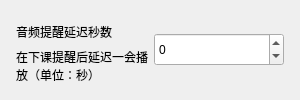
          <widget class="CardWidget" name="CardWidget_24">
           <property name="minimumSize">
            <size>
             <width>0</width>
             <height>70</height>
            </size>
           </property>
           <layout class="QHBoxLayout" name="horizontalLayout_36">
            <property name="leftMargin">
             <number>16</number>
            </property>
            <property name="topMargin">
             <number>16</number>
            </property>
            <property name="rightMargin">
             <number>16</number>
            </property>
            <property name="bottomMargin">
             <number>16</number>
            </property>
            <item>
             <layout class="QVBoxLayout" name="verticalLayout_26">
              <property name="spacing">
               <number>0</number>
              </property>
              <item>
               <widget class="StrongBodyLabel" name="CW2_label_8">
                <property name="sizePolicy">
                 <sizepolicy hsizetype="Expanding" vsizetype="Preferred">
                  <horstretch>0</horstretch>
                  <verstretch>0</verstretch>
                 </sizepolicy>
                </property>
                <property name="text">
                 <string>音频提醒延迟秒数</string>
                </property>
               </widget>
              </item>
              <item>
               <widget class="CaptionLabel" name="CW4_label_10">
                <property name="text">
                 <string>在下课提醒后延迟一会播放（单位：秒）</string>
                </property>
                <property name="wordWrap">
                 <bool>true</bool>
                </property>
                <property name="lightColor" stdset="0">
                 <color alpha="150">
                  <red>0</red>
                  <green>0</green>
                  <blue>0</blue>
                 </color>
                </property>
                <property name="darkColor" stdset="0">
                 <color alpha="200">
                  <red>255</red>
                  <green>255</green>
                  <blue>255</blue>
                 </color>
                </property>
               </widget>
              </item>
             </layout>
            </item>
            <item>
             <widget class="SpinBox" name="dp_audio_s_SpinBox">
              <property name="minimumSize">
               <size>
                <width>130</width>
                <height>33</height>
               </size>
              </property>
              <property name="minimum">
               <number>-59</number>
              </property>
              <property name="maximum">
               <number>59</number>
              </property>
             </widget>
            </item>
           </layout>
          </widget>
